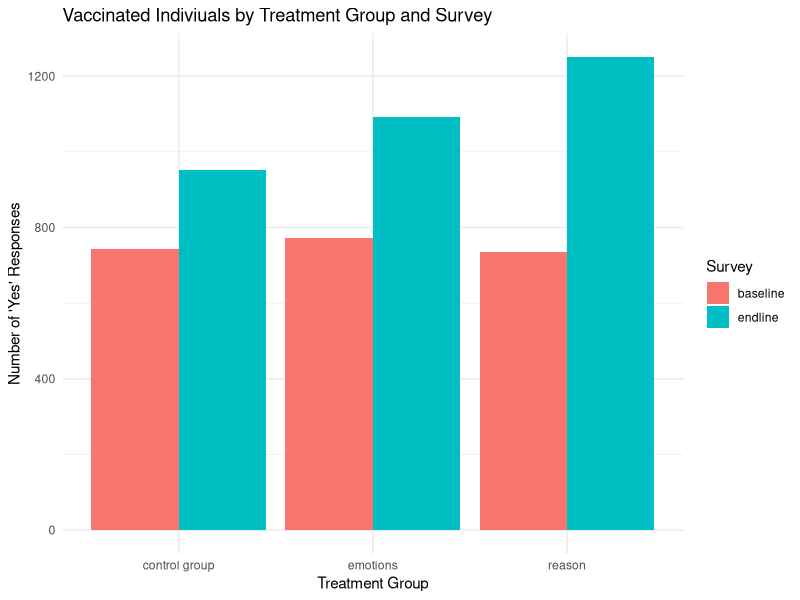
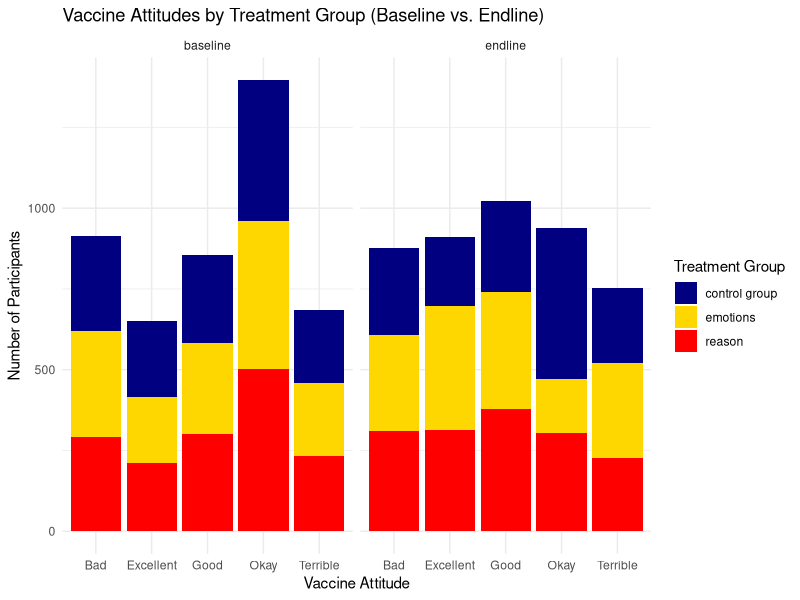

Recreate these plots in R, in order.
library(ggplot2)

#Sets the seed in order for results to be reproducible
set.seed(1)

#1) Baseline Survey Dataset

#Creates 5000 unique identifiers
id <- c(1:5000)

#Creates a normal distribution of 5000 age values with a mean of 40 years and 
#a standard deviation of 20 years
age <- rnorm(5000, 40, 20)

#Creates a categorical distribution of gender
gender <- sample(c("Male", "Female", "Non-binary"), 5000, TRUE, 
                 c(0.48, 0.48, 0.4))
#Creates a categorical distribution of different levels of education status
education <- sample(c("High School", "Associate Degree", "Bachelor's Degree", 
                      "Graduate Degree"), 5000, TRUE, c(0.2, 0.3, 0.3, 0.2))

#Creates a categorical distribution different attitudes of vaccination
baseline_vaccine_attitude <- sample(c("Terrible", "Bad", "Okay", "Good", 
                                      "Excellent"), 5000, TRUE, c(0.15, 0.2, 0.3
                                                                  , 0.2, 0.15))

#Creates a binary categorical distribution of vaccination status
baseline_vaccination_status <- sample(c("Yes", "No"), 5000, TRUE, c(0.5, 0.5))

#Creates a baseline dataset with 5000 observations and columns for unique 
#identifiers, and the basic demographic information from the vectors we created
#above
baseline <- data.frame(id, age, gender, education, baseline_vaccine_attitude, 
                       baseline_vaccination_status)

#Sets minimum age to 18 and maximum age to 80, changing all values in the age 
#column that apply
baseline$age <- ifelse(baseline$age <= 18, 18, baseline$age)
baseline$age <- ifelse(baseline$age >= 80, 80, baseline$age)

#Rounds all ages to whole numbers to maintain consistency and proper format
baseline$age <- round(baseline$age, 0)

#2) Random Assignment

#Assigns 1/3 of participants to each treatment group through random assignment
treatment <- sample(c("reason", "emotions", "control group"), 5000, TRUE, 
                    c((1/3), (1/3), (1/3)))

#Creates a dataset that contains the information on random assignment (id's and
#their corresponding treatment groups)
random_assignment <- data.frame(id, treatment)


#3) Endline Survey Dataset
set.seed(1)
#Identifies 4500 id's to keep for the endline survey dataset that survived "attrition"
endline_treated <- sample(c(id),4500, FALSE)

#Creates a subset of the baseline survey dataset that keeps only the id's that 
#were previously identified to survive "attrition"
endline <- subset(baseline, id %in% endline_treated)

#Changes vaccine_attitude column name to reflect endline behavioral & 
#vaccination status change
colnames(endline)[5] <- "endline_vaccine_attitude"
colnames(endline)[6] <- "endline_vaccination_status"

#Merges the endline dataset with the random assignment dataset to make it easier 
#to simulate treatment effects
endline <- merge(endline, random_assignment, by = 1)

#Calculates probability for treatment effect depending on treatment group and 
#stores in a variable p
p <- ifelse(endline$treatment == "control group", 0.3, 
       ifelse(endline$treatment == "reason", 0.65, 0.45))

#Generates total number of individuals who are in the endline dataset and are 
#not vaccinated
not_vaccinated_sum <- sum(endline$endline_vaccination_status == "No")

#Creates a vector of the indices where "No" values are TRUE and "Yes" are FALSE
not_vaccinated_indices <- endline$endline_vaccination_status == "No"

#Creates a vector that assigns new vaccination_status for the endline survey 
#setting previous baseline "No" values to 0 if they stayed the same and 1 if 
#they changed to "Yes"
vaccination_pt_update <- rbinom(not_vaccinated_sum, 1, p[not_vaccinated_indices])

#Replaces the 0s with "No" and 1s with "Yes"
endline$endline_vaccination_status[not_vaccinated_indices] <- ifelse( 
                                        vaccination_pt_update == 1, "Yes", "No")

#Generates total number of individuals who are in each of the treatment groups
control_sum <- sum(endline$treatment == "control group")
reason_sum <- sum(endline$treatment == "reason")
emotions_sum <- sum(endline$treatment == "emotions")

#Creates a new treatment distribution for the control group (this is the same 
#because we assume that the distribution doesn't change if they weren't treated)
control_va_treatment <- sample(c("Terrible", "Bad", "Okay", "Good", "Excellent"), 
                               control_sum, TRUE, c(0.15, 0.2, 0.3, 0.2, 0.15))

#Creates a new treatment distribution for the reason group (this shifts some of 
#probability from the "Okay" responses towards "Good" and "Excellent")
reason_va_treatment <- sample(c("Terrible", "Bad", "Okay", "Good", "Excellent"), 
                              reason_sum, TRUE, c(0.15, 0.2, 0.2, 0.25, 0.2))

#Creates a new treatment distribution for the emotions group (this shifts some of 
#probability form the "Okay" responses towards the "Terrible", "Good" and 
#"Excellent" responses)
emotions_va_treatment <- sample(c("Terrible", "Bad", "Okay", "Good", "Excellent"), 
                            emotions_sum, TRUE, c(0.2, 0.2, 0.1, 0.25, 0.25))

#Assigns the new treatment vaccine_attitude values to each of the respective 
#treatment groups
endline$endline_vaccine_attitude[endline$treatment == 
                                   "control group"] <- control_va_treatment
endline$endline_vaccine_attitude[endline$treatment == 
                                   "reason"] <- reason_va_treatment
endline$endline_vaccine_attitude[endline$treatment == 
                                   "emotions"] <- emotions_va_treatment


#4) Analysis and Reporting

#Merges the baseline and endline datasets by the first four columns (id, age, 
#gender, education)
merged_dataset <- merge(baseline, endline, c(1, 2, 3, 4))

#Sanity check to make sure individuals with a vaccination status of "Yes" at 
#baseline do not have a change in status to "No" in endline
print("No" %in% merged_dataset$endline_vaccination_status
      [merged_dataset$baseline_vaccination_status == "Yes"])

#Plots appear in a new external window
windows()

#Plot 1

#Stores the indices of the baseline and endline vaccinated individuals
baseline_yes_indices <- merged_dataset$baseline_vaccination_status == "Yes"
endline_yes_indices <- merged_dataset$endline_vaccination_status == "Yes"

#Stores the indices of each of the treatment groups
control_indices <- merged_dataset$treatment == "control group"
emotions_indices <- merged_dataset$treatment == "emotions"
reason_indices <- merged_dataset$treatment == "reason"

#Creates tables for baseline and endline surveys which stores treatment group, 
#and total count of "Yes" responses
baseline_yes_dat <- as.data.frame(table(merged_dataset$treatment[
  baseline_yes_indices]))
endline_yes_dat <- as.data.frame(table(merged_dataset$treatment[
  endline_yes_indices]))

#Renames columns with their respective names
names(baseline_yes_dat) <- c("treatment_group", "count")
names(endline_yes_dat) <- c("treatment_group", "count")

#Adds baseline and endline survey columns to identify the survey post merge
baseline_yes_dat$survey <- "baseline"
endline_yes_dat$survey <- "endline"

#Uses rbind to merge both baseline & endline dataframes into a single dataframe 
#with "Yes" counts per treatment group and with their respective survery
yes_counts_dat <- rbind(baseline_yes_dat, endline_yes_dat)

#Generates a side by side bar plot which compares the number of vaccinated 
#individuals ("Yes" responses) for each treatment group and by survey
ggplot(yes_counts_dat, aes(x = treatment_group, y = count, fill = survey)) +
  geom_bar(stat = "identity", position = "dodge") +
  labs(title = "Vaccinated Indiviuals by Treatment Group and Survey",
       x = "Treatment Group",
       y = "Number of 'Yes' Responses",
       fill = "Survey") +
  theme_minimal()

#The plots shows a" general increase in the number of "Yes" responses from baseline
#to endline. Additionally, the treatment group with the greatest increase was the 
#"reason" treatment group and it finished with the most "Yes" responses in the endline 
#survey. While the people randomly sampled into emotions group had the most "Yes" 
#responses for vaccination status going in the baseline we can see that the 
#"reason" group was the most effective, though both treatments were successful 
#at getting people vaccinated. It is interesting to note that the control group 
#also had an increase in vaccinations. This could be due to the increasing 
#necessity to get a vaccination during COVID, including vaccine mandates, etc...

#Plot 2

#Creates tables for baseline and endline surveys which stores the vaccine attitude
#treatment group, and total counts
baseline_attitude_dat <- as.data.frame(
  table(merged_dataset$baseline_vaccine_attitude, merged_dataset$treatment))
endline_attitude_dat <- as.data.frame(
  table(merged_dataset$endline_vaccine_attitude, merged_dataset$treatment))


#Renames columns with their respective names
names(baseline_attitude_dat) <- c("vaccine_attitude", "treatment", "count")
names(endline_attitude_dat) <- c("vaccine_attitude", "treatment", "count")

#Adds baseline and endline survey columns to identify the survey post merge
baseline_attitude_dat$survey <- "baseline"
endline_attitude_dat$survey <- "endline"

#Uses rbind to merge both baseline & endline dataframes into a single dataframe 
#with vaccine attitude counts counts per treatment group and with their respective survey
attitude_dat <- rbind(baseline_attitude_dat, endline_attitude_dat)

#Generates a stacked side-by-side barplot that shows how vaccine attitudes changed 
#across survey group and the composition of each attitude by treatment group
ggplot(attitude_dat, aes(x = vaccine_attitude, y = count, fill = treatment)) +
  geom_bar(stat = "identity", position = "stack") +
  facet_wrap(~ survey) +
  scale_fill_manual(values = c("navy", "gold", "red")) +
  labs(
    title = "Vaccine Attitudes by Treatment Group (Baseline vs. Endline)",
    x = "Vaccine Attitude",
    y = "Number of Participants",
    fill = "Treatment Group"
  ) +
  theme_minimal()

#We can see immediately that "Okay" was the vaccine attitude with the highest
#of participants in the baseline and that all of the responses were composed
#of each treatment group roughly equally. In the endline, while there was a slight
#increase in participants with a "Terrible" and "Bad" vaccine attitude but most 
#of the attitudes had shifted from "Okay" towards "good" and "Excellent" as there
#was a notable increase in participants with these vaccine attitudes from baseline
#to endline. Overall we can conclude that the program was effective at shifting
#people's attitudes of vaccines in a positive direction.

#Exports datasets as .csv files
#write.csv(baseline, "C:\\Users\\avuru\\OneDrive\\Desktop\\RA Data Tasks\\Professor Song Data Task AV\\baseline.csv", row.names = FALSE)
#write.csv(random_assignment, "C:\\Users\\avuru\\OneDrive\\Desktop\\RA Data Tasks\\Professor Song Data Task AV\\random_assignment.csv", row.names = FALSE)
#write.csv(endline, "C:\\Users\\avuru\\OneDrive\\Desktop\\RA Data Tasks\\Professor Song Data Task AV\\endline.csv", row.names = FALSE)

#Exports plots as png
#ggsave("C:\\Users\\avuru\\OneDrive\\Desktop\\RA Data Tasks\\Professor Song Data Task AV\\vaccine_attitudes_plot.png", plot = last_plot(), width = 8, height = 5)
#ggsave("C:\\Users\\avuru\\OneDrive\\Desktop\\RA Data Tasks\\Professor Song Data Task AV\\vaccined_counts_plot.png", plot = last_plot(), width = 8, height = 5)